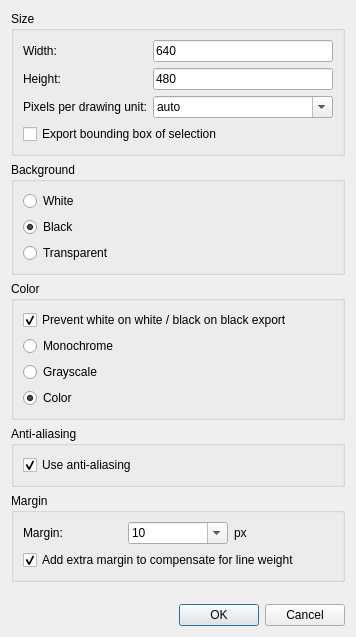
<?xml version="1.0" encoding="UTF-8"?>
<ui version="4.0">
 <class>BitmapExport</class>
 <widget class="QDialog" name="BitmapExport">
  <property name="geometry">
   <rect>
    <x>0</x>
    <y>0</y>
    <width>356</width>
    <height>637</height>
   </rect>
  </property>
  <property name="windowTitle">
   <string>Bitmap Export</string>
  </property>
  <property name="modal">
   <bool>true</bool>
  </property>
  <layout class="QVBoxLayout" name="verticalLayout_3">
   <item>
    <widget class="QGroupBox" name="Size">
     <property name="title">
      <string>Size</string>
     </property>
     <layout class="QFormLayout" name="formLayout">
      <item row="0" column="0">
       <widget class="QLabel" name="label">
        <property name="text">
         <string>Width:</string>
        </property>
        <property name="buddy">
         <cstring>Width</cstring>
        </property>
       </widget>
      </item>
      <item row="0" column="1">
       <widget class="RMathLineEdit" name="Width">
        <property name="text">
         <string notr="true">640</string>
        </property>
        <property name="angle" stdset="0">
         <bool>false</bool>
        </property>
        <property name="defaultUnit" stdset="0">
         <number>0</number>
        </property>
       </widget>
      </item>
      <item row="1" column="0">
       <widget class="QLabel" name="label_2">
        <property name="text">
         <string>Height:</string>
        </property>
        <property name="buddy">
         <cstring>Height</cstring>
        </property>
       </widget>
      </item>
      <item row="1" column="1">
       <widget class="RMathLineEdit" name="Height">
        <property name="text">
         <string notr="true">480</string>
        </property>
        <property name="angle" stdset="0">
         <bool>false</bool>
        </property>
        <property name="defaultUnit" stdset="0">
         <number>0</number>
        </property>
       </widget>
      </item>
      <item row="2" column="0">
       <widget class="QLabel" name="label_3">
        <property name="text">
         <string>Pixels per drawing unit:</string>
        </property>
        <property name="buddy">
         <cstring>Resolution</cstring>
        </property>
       </widget>
      </item>
      <item row="2" column="1">
       <widget class="QComboBox" name="Resolution">
        <property name="editable">
         <bool>true</bool>
        </property>
        <item>
         <property name="text">
          <string notr="true">auto</string>
         </property>
        </item>
        <item>
         <property name="text">
          <string notr="true">1</string>
         </property>
        </item>
        <item>
         <property name="text">
          <string notr="true">2</string>
         </property>
        </item>
        <item>
         <property name="text">
          <string notr="true">3</string>
         </property>
        </item>
        <item>
         <property name="text">
          <string notr="true">4</string>
         </property>
        </item>
        <item>
         <property name="text">
          <string notr="true">5</string>
         </property>
        </item>
        <item>
         <property name="text">
          <string notr="true">10</string>
         </property>
        </item>
        <item>
         <property name="text">
          <string notr="true">20</string>
         </property>
        </item>
        <item>
         <property name="text">
          <string notr="true">25</string>
         </property>
        </item>
        <item>
         <property name="text">
          <string notr="true">50</string>
         </property>
        </item>
        <item>
         <property name="text">
          <string notr="true">100</string>
         </property>
        </item>
       </widget>
      </item>
      <item row="3" column="0" colspan="2">
       <widget class="QCheckBox" name="Selection">
        <property name="text">
         <string>Export bounding box of selection</string>
        </property>
       </widget>
      </item>
     </layout>
    </widget>
   </item>
   <item>
    <widget class="QGroupBox" name="Background">
     <property name="title">
      <string>Background</string>
     </property>
     <layout class="QVBoxLayout" name="verticalLayout">
      <item>
       <widget class="QRadioButton" name="WhiteBackground">
        <property name="text">
         <string>White</string>
        </property>
        <property name="checked">
         <bool>false</bool>
        </property>
       </widget>
      </item>
      <item>
       <widget class="QRadioButton" name="BlackBackground">
        <property name="text">
         <string>Black</string>
        </property>
        <property name="checked">
         <bool>true</bool>
        </property>
       </widget>
      </item>
      <item>
       <widget class="QRadioButton" name="TransparentBackground">
        <property name="text">
         <string>Transparent</string>
        </property>
       </widget>
      </item>
     </layout>
    </widget>
   </item>
   <item>
    <widget class="QGroupBox" name="Color">
     <property name="title">
      <string comment="Title of group box">Color</string>
     </property>
     <layout class="QVBoxLayout" name="verticalLayout">
      <item>
       <widget class="QCheckBox" name="ColorCorrection">
        <property name="text">
         <string>Prevent white on white / black on black export</string>
        </property>
        <property name="checked">
         <bool>true</bool>
        </property>
       </widget>
      </item>
      <item>
       <widget class="QRadioButton" name="ColorMonochrome">
        <property name="text">
         <string>Monochrome</string>
        </property>
        <property name="checked">
         <bool>false</bool>
        </property>
       </widget>
      </item>
      <item>
       <widget class="QRadioButton" name="ColorGrayscale">
        <property name="text">
         <string>Grayscale</string>
        </property>
       </widget>
      </item>
      <item>
       <widget class="QRadioButton" name="ColorFull">
        <property name="text">
         <string comment="Radio button choice">Color</string>
        </property>
        <property name="checked">
         <bool>true</bool>
        </property>
       </widget>
      </item>
     </layout>
    </widget>
   </item>
   <item>
    <widget class="QGroupBox" name="AntiAliasingGroup">
     <property name="title">
      <string>Anti-aliasing</string>
     </property>
     <layout class="QVBoxLayout" name="verticalLayout">
      <item>
       <widget class="QCheckBox" name="AntiAliasing">
        <property name="text">
         <string>Use anti-aliasing</string>
        </property>
        <property name="checked">
         <bool>true</bool>
        </property>
       </widget>
      </item>
     </layout>
    </widget>
   </item>
   <item>
    <widget class="QGroupBox" name="MarginGroup">
     <property name="title">
      <string>Margin</string>
     </property>
     <layout class="QVBoxLayout" name="verticalLayout_2">
      <item>
       <layout class="QHBoxLayout" name="horizontalLayout">
        <item>
         <widget class="QLabel" name="label_4">
          <property name="text">
           <string>Margin:</string>
          </property>
         </widget>
        </item>
        <item>
         <widget class="QComboBox" name="Margin">
          <property name="editable">
           <bool>true</bool>
          </property>
          <property name="currentIndex">
           <number>6</number>
          </property>
          <item>
           <property name="text">
            <string notr="true">0</string>
           </property>
          </item>
          <item>
           <property name="text">
            <string notr="true">1</string>
           </property>
          </item>
          <item>
           <property name="text">
            <string notr="true">2</string>
           </property>
          </item>
          <item>
           <property name="text">
            <string notr="true">3</string>
           </property>
          </item>
          <item>
           <property name="text">
            <string notr="true">4</string>
           </property>
          </item>
          <item>
           <property name="text">
            <string notr="true">5</string>
           </property>
          </item>
          <item>
           <property name="text">
            <string notr="true">10</string>
           </property>
          </item>
          <item>
           <property name="text">
            <string notr="true">15</string>
           </property>
          </item>
          <item>
           <property name="text">
            <string notr="true">20</string>
           </property>
          </item>
         </widget>
        </item>
        <item>
         <widget class="QLabel" name="label_5">
          <property name="text">
           <string>px</string>
          </property>
         </widget>
        </item>
       </layout>
      </item>
      <item>
       <widget class="QCheckBox" name="WeightMargin">
        <property name="text">
         <string>Add extra margin to compensate for line weight</string>
        </property>
        <property name="checked">
         <bool>true</bool>
        </property>
       </widget>
      </item>
     </layout>
    </widget>
   </item>
   <item>
    <spacer name="verticalSpacer">
     <property name="orientation">
      <enum>Qt::Orientation::Vertical</enum>
     </property>
     <property name="sizeHint" stdset="0">
      <size>
       <width>20</width>
       <height>40</height>
      </size>
     </property>
    </spacer>
   </item>
   <item>
    <widget class="QDialogButtonBox" name="buttonBox">
     <property name="standardButtons">
      <set>QDialogButtonBox::StandardButton::Cancel|QDialogButtonBox::StandardButton::Ok</set>
     </property>
    </widget>
   </item>
  </layout>
 </widget>
 <customwidgets>
  <customwidget>
   <class>RMathLineEdit</class>
   <extends>QLineEdit</extends>
   <header>RMathLineEdit.h</header>
  </customwidget>
 </customwidgets>
 <tabstops>
  <tabstop>Width</tabstop>
  <tabstop>Height</tabstop>
  <tabstop>Resolution</tabstop>
  <tabstop>WhiteBackground</tabstop>
  <tabstop>BlackBackground</tabstop>
  <tabstop>buttonBox</tabstop>
 </tabstops>
 <resources/>
 <connections>
  <connection>
   <sender>buttonBox</sender>
   <signal>accepted()</signal>
   <receiver>BitmapExport</receiver>
   <slot>accept()</slot>
   <hints>
    <hint type="sourcelabel">
     <x>268</x>
     <y>263</y>
    </hint>
    <hint type="destinationlabel">
     <x>286</x>
     <y>227</y>
    </hint>
   </hints>
  </connection>
  <connection>
   <sender>buttonBox</sender>
   <signal>rejected()</signal>
   <receiver>BitmapExport</receiver>
   <slot>reject()</slot>
   <hints>
    <hint type="sourcelabel">
     <x>224</x>
     <y>260</y>
    </hint>
    <hint type="destinationlabel">
     <x>236</x>
     <y>209</y>
    </hint>
   </hints>
  </connection>
 </connections>
</ui>
